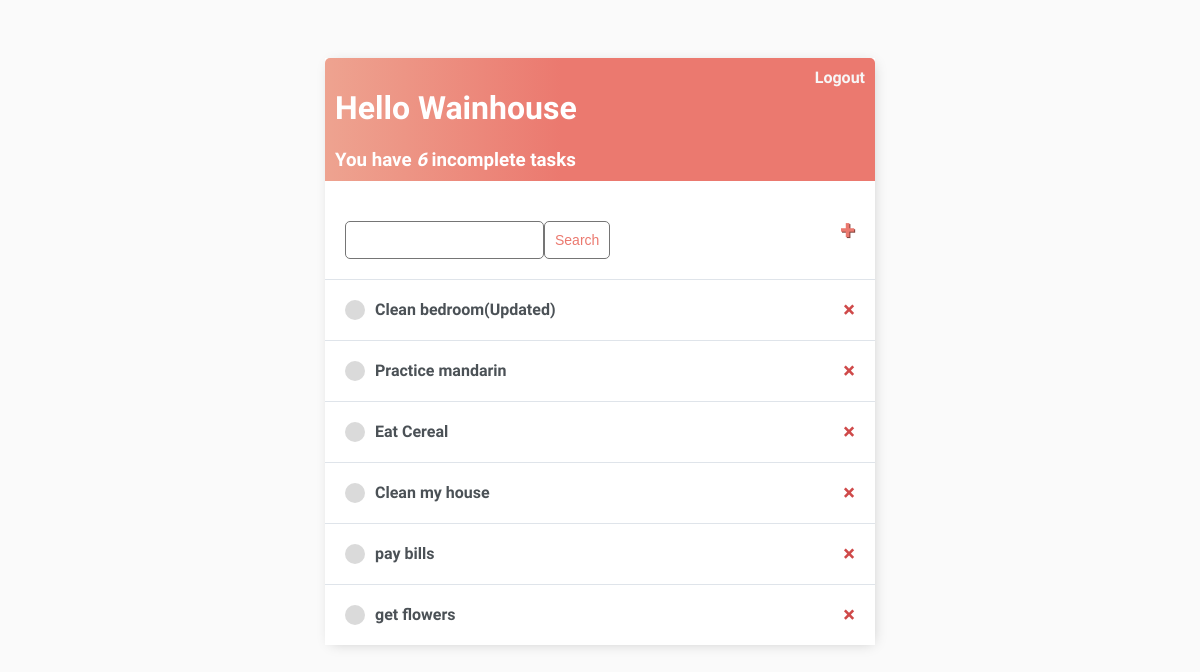
Page / (signed in) on the earlier database version.
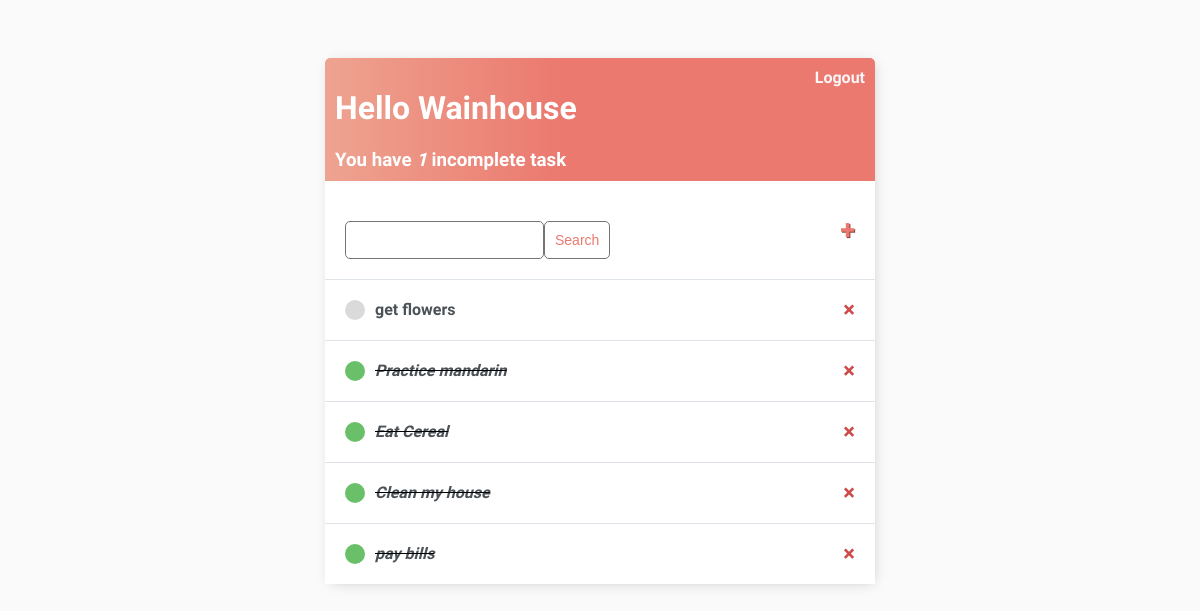
Same page on the later database version.
### base/models.py (models this page shows)
class Task(models.Model):
    user = models.ForeignKey(
        User, on_delete=models.CASCADE, null=True, blank=True)
    title = models.CharField(max_length=200)
    description = models.TextField(null=True, blank=True)
    complete = models.BooleanField(default=False)
    created = models.DateTimeField(auto_now_add=True)
    def __str__(self):
        return self.title
    class Meta:
        ordering = ['complete']

### base/views.py (the view)
# urls.py: path('', TaskList.as_view(), name='tasks'),
class TaskList(LoginRequiredMixin, ListView):
    model = Task
    context_object_name = 'tasks'
    def get_context_data(self, **kwargs):
        context = super().get_context_data(**kwargs)
        context['tasks'] = context['tasks'].filter(user=self.request.user)
        context['count'] = context['tasks'].filter(complete=False).count()
        search_input = self.request.GET.get('search-area') or ''
        if search_input:
            context['tasks'] = context['tasks'].filter(
                title__startswith=search_input)
        context['search_input'] = search_input
        return context

### base/templates/base/task_list.html
{% extends 'base/main.html'%}
{% block content %}
<div class="header-bar">
    <div>
        <h1>Hello {{request.user|title}}</h1>
        <h3 style="margin:0">You have <i>{{count}}</i> incomplete task{{ count|pluralize:"s"}}</h3>
    </div>
    {% if request.user.is_authenticated %}
    <a href="{% url 'logout' %}">Logout</a>
    {% else %}
    <a href="{% url 'login' %}">Login</a>
    {% endif %}
</div>
<div id="search-add-wrapper">
    <form method="GET" style="margin-top: 20px;display: flex;">
        <input type="text" name="search-area" value="{{search_input}}">
        <input class="button" type="submit" value="Search">
    </form>
    <a id="add-link" href="{% url 'task-create' %}">&#x2b;</a>
</div>
<div class="task-items-wrapper">
    {% for task in tasks %}
    <div class="task-wrapper">
        {% if task.complete %}
        <div class="task-title">
            <div class="task-complete-icon"></div>
            <i><s><a href="{% url 'task-update' task.id %}">{{task}}</a></s></i>
        </div>
        <a class="delete-link" href="{% url 'task-delete' task.id %}">&#215;</a>
        {% else %}
        <div class="task-title">
            <div class="task-incomplete-icon"></div>
            <a href="{% url 'task-update' task.id %}">{{task}}</a>
        </div>
        <a class="delete-link" href="{% url 'task-delete' task.id %}">&#215;</a>
        {% endif %}
    </div>
    {% empty %}
    <h3>No items in list</h3>
    {% endfor %}
</div>
{% endblock content %}

### base/templates/base/main.html (shortened to what this page needs)
<!DOCTYPE html>
<html lang="en">
<head>
</head>
<body>
    <div class="container">
        {% block content %}
        {% endblock content %}
    </div>
</body>
</html>

### base/templates/base/main.html (style rules this page uses)
body { background-color: #FAFAFA; font-family: 'Raleway', sans-serif; padding-top: 50px; }
h1, h2, h3, h4, h5, h6, { font-family: 'Raleway', sans-serif; }
a, p { color: #4b5156 }
a { font-weight: 600; }
.container { max-width: 550px; margin: auto; background-color: #fff; -webkit-box-shadow: 2px 2px 13px -4px rgb(0, 0, 0, 0.21); box-shadow: 2px 2px 13px -4px rgb(0, 0, 0, 0.21); }
.header-bar { display: flex; justify-content: space-between; color: #fff; padding: 10px; border-radius: 5px 5px 0 0; background: linear-gradient(90deg, #EEA390 0%, #EB796F 43%, #EB796F 100%); }
.header-bar a { color: rgb(247, 247, 247); text-decoration: none; }
.task-wrapper { display: flex; align-items: center; justify-content: space-between; background-color: #fff; border-top: 1px solid #dfe4ea; overflow: hidden; }
.task-title { display: flex; padding: 20px; }
.task-title a { text-decoration: none; color: #4b5156; margin-left: 10px; }
.task-complete-icon { height: 20px; width: 20px; background-color: rgb(105, 192, 105); border-radius: 50%; }
.task-incomplete-icon { height: 20px; width: 20px; background-color: rgb(218, 218, 218); border-radius: 50%; }
.delete-link { text-decoration: none; font-weight: 900; color: #cf4949; font-size: 22px; line-height: 0; padding: 20px 0px; padding-right: 20px; }
.button { border: 1px solid #757575; background-color: #FFF; color: #EB796F; padding: 10px; font-size: 14px; border-radius: 5px; cursor: pointer; text-decoration: none; }
input[type=text], input[type=password], textarea { border: 1px solid #757575; border-radius: 5px; padding: 10px; width: 90%; }
#add-link { color: #EB796F; text-decoration: none; font-size: 27px; text-shadow: 1px 1px #81413b; }
#search-add-wrapper { display: flex; justify-content: space-between; align-items: center; padding: 20px; }

Differences in the rows shown:
removed Task: title "Clean bedroom(Updated)"
shown differently, row unchanged: Task "get flowers": moves up the list
changed Task "Practice mandarin": complete False → True (drawn)
changed Task "Eat Cereal": complete False → True (drawn)
changed Task "Clean my house": complete False → True (drawn)
changed Task "pay bills": complete False → True (drawn)
Other differences:
{{ count }}: "6" → "1"
